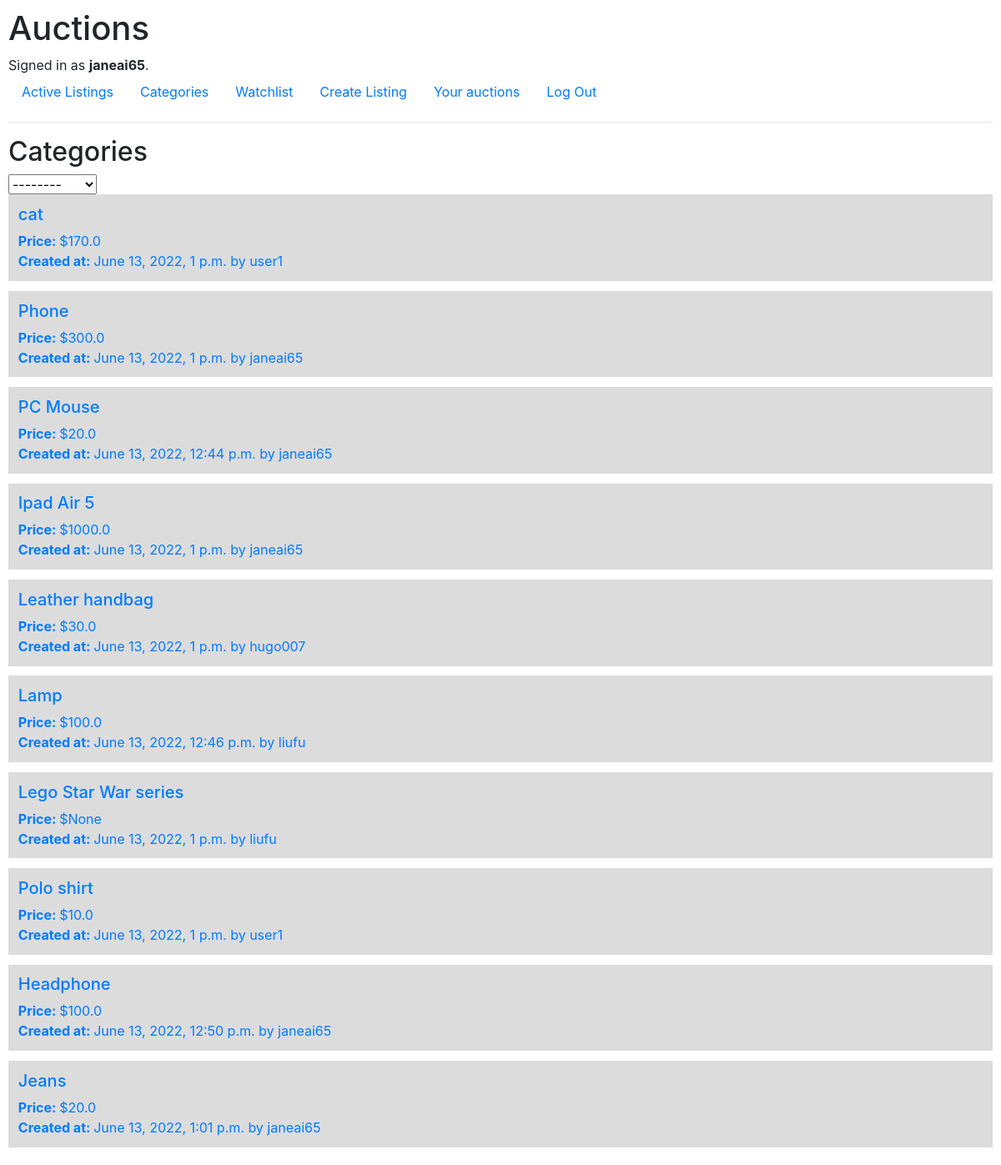
The page /categories (signed in) on the database its author committed.
### auctions/models.py (models this page shows, shortened)
class User(AbstractUser):
    pass

class Listing(models.Model):
    title = models.CharField(max_length=64)
    description = models.CharField(max_length=256)
    created_date = models.DateTimeField(auto_now=True)
    starting_bid = models.FloatField(blank=True, null=True)
    current_bid = models.FloatField(blank=True, null=True)
    creator = models.ForeignKey(User, on_delete=models.CASCADE, blank=True, null=True, related_name="creator")
    current_bidder = models.ForeignKey(User, on_delete=models.CASCADE, blank=True, null=True, related_name="winner")
    watchers = models.ManyToManyField(User, blank=True, related_name="wishlistings")
    is_active = models.BooleanField(default=True)
    CATEGORY_CHOICES = [
        ('FASHION', 'Fashion'),
        ('TOYS', 'Toys'),
        ('ELECTRONICS', 'Electronics'),
        ('HOME','Home')
    ]
    category = models.CharField(
        max_length=24,
        choices = CATEGORY_CHOICES,
    )

### auctions/views.py (the view, shortened to what this page needs)
# urls.py: path("categories", views.categories, name="categories"),
def categories(request):
    return render(request, "auctions/categories.html", {
            "categories": get_categories(),
            "Listings": Listing.objects.filter(is_active = True),
        })

### auctions/utils.py (called while the page is built)
def get_categories():
    categories = set()
    for c in Listing.CATEGORY_CHOICES:
        categories.add(c[0])
    return categories

### auctions/templates/auctions/categories.html (shortened to what this page needs)
{% extends "auctions/layout.html" %}
{% block body %}
    <h2>Categories</h2>
    <form action="{% url 'categories' %}" method="post">
        <select name="selected_category" onchange="this.form.submit()">
            {% if selected_category %}
            <option value="selected_category">{{ selected_category.capitalize }}</option>
            {% else %}
                <option value="">--------</option>
            {% endif %}
        </select>
    </form>
    {% include "auctions/show_listings.html" %}
{% endblock %}

### auctions/templates/auctions/layout.html (shortened to what this page needs)
{% load static %}
<!DOCTYPE html>
<html lang="en">
    <head>
        <link rel="stylesheet" href="https://stackpath.bootstrapcdn.com/bootstrap/4.4.1/css/bootstrap.min.css">
        <link href="{% static 'auctions/styles.css' %}" rel="stylesheet">
    </head>
    <body>
        <h1>Auctions</h1>
        <div>
            {% if user.is_authenticated %}
                Signed in as <strong>{{ user.username }}</strong>.
            {% else %}
                Not signed in.
            {% endif %}
        </div>
        <ul class="nav">
            <li class="nav-item">
                <a class="nav-link" href="{% url 'index' %}">Active Listings</a>
            </li>
            <li class="nav-item">
                <a class="nav-link" href="{% url 'categories' %}">Categories</a>
            </li>
            <li class="nav-item">
                <a class="nav-link" href="{% url 'watchlist' %}">Watchlist</a>
            </li>
            {% if user.is_authenticated %}
                <li class="nav-item">
                    <a class="nav-link" href="{% url 'create' %}">Create Listing</a>
                </li>
                <li class="nav-item">
                    <a class="nav-link" href="{% url 'closed_listings' %}">Your auctions</a>
                </li>
                <li class="nav-item">
                    <a class="nav-link" href="{% url 'logout' %}">Log Out</a>
                </li>
            {% endif %}
        </ul>
        <hr>
        {% block body %}
        {% endblock %}
    </body>
</html>

### auctions/templates/auctions/show_listings.html
{% for listing in Listings %}
    <a href="{% url 'listing' listing.id %}">
        <div style="border: 10px; padding:1%; background-color: gainsboro; margin-bottom: 1%;">
            <div><h5>{{ listing.title }}</h5></div>
            <div><b>Price: </b>${{listing.current_bid}}</div>
            {% if listing.is_active %}
                <div><b>Created at: </b>{{ listing.created_date }} by {{ listing.creator}}</div>
            {% else %}
                <div><b>Winner: </b>{{listing.current_bidder}} </div>
            {% endif %}
        </div>
    </a>
{% endfor %}

### auctions/static/auctions/styles.css (style rules this page uses)
body { padding: 10px; }

### rows shown on the page
User: username "janeai65"
Listing: title "cat", current_bid "170.0", created_date "June 13, 2022, 1 p.m.", creator "user1"
Listing: title "Phone", current_bid "300.0", created_date "June 13, 2022, 1 p.m.", creator "janeai65"
Listing: title "PC Mouse", current_bid "20.0", created_date "June 13, 2022, 12:44 p.m.", creator "janeai65"
Listing: title "Ipad Air 5", current_bid "1000.0", created_date "June 13, 2022, 1 p.m.", creator "janeai65"
Listing: title "Leather handbag", current_bid "30.0", created_date "June 13, 2022, 1 p.m.", creator "hugo007"
Listing: title "Lamp", current_bid "100.0", created_date "June 13, 2022, 12:46 p.m.", creator "liufu"
Listing: title "Lego Star War series", current_bid "None", created_date "June 13, 2022, 1 p.m.", creator "liufu"
Listing: title "Polo shirt", current_bid "10.0", created_date "June 13, 2022, 1 p.m.", creator "user1"
Listing: title "Headphone", current_bid "100.0", created_date "June 13, 2022, 12:50 p.m.", creator "janeai65"
Listing: title "Jeans", current_bid "20.0", created_date "June 13, 2022, 1:01 p.m.", creator "janeai65"
